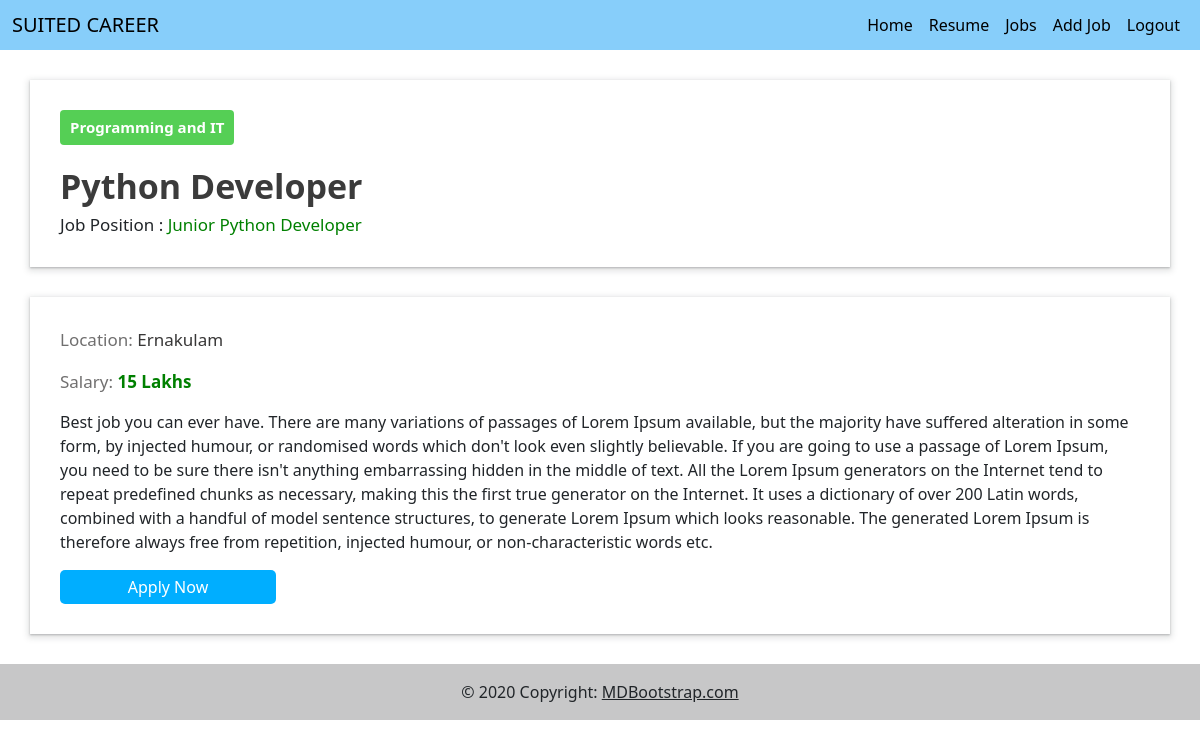
/jobSeeker/view-job/1 (signed in), run on the app's committed database.
### page_app/models.py (models this page shows)
class Job(models.Model):
    title=models.CharField(max_length=225)
    position=models.CharField(max_length=225)
    category=models.ForeignKey(Category, on_delete=models.CASCADE)
    location=models.TextField()
    description=models.TextField()
    added_by=models.ForeignKey(User,on_delete=models.CASCADE)
    salary=models.CharField(max_length=225)
    created_at=models.DateTimeField(auto_now_add=True)

class Category(models.Model):
      name = models.CharField(max_length=255)
      def __str__(self):
        return self.name

### page_app/views.py (the view)
# urls.py: path('jobSeeker/view-job/<int:id>',views.jobSeeker_view_job,name='jobseeker-view-job'),
def jobSeeker_view_job(request,id):
    job = Job.objects.get(id=id)
    check_apply = Application.objects.filter(applied_by=request.user)
    job_array=[]
    for i in check_apply:
        job_array.append(i.job)
    return render(request,'jobseekerviewjob.html',{'job':job,"job_array":job_array})

### page_app/templates/jobseekerviewjob.html (shortened to what this page needs)
{% extends 'base.html' %}
{% load static %}
{% block style %}
<link rel="stylesheet" href="{% static 'css/jobseeker-view-job.css' %}"/>
{% endblock style %}
{% block content %}
<div class="adder-job-page">
  <div class="job-container">
      <div class="job-card">
            <div class="job-head">
                <p class="job-category">{{job.category}}</p>
                <p class="job-name">{{job.title}}</p>
                <p class="job-position"> Job Position : <span class="job-position-span">{{job.position}}</span></p>
            </div>
            <div class="job-content">
              <p class="job-location">Location: <span class="job-location-span">{{job.location}}</span> </p>
              <p class="job-location">Salary: <span class="job-salary-span">{{job.salary}}</span></p>
              <p class="job-description">{{job.description}}</p>
              {% if job in job_array %}
           <a> <button class="apply-now apply-now-d">Already Applied</button></a>
              {% else %}
           <a href="/user/apply-job/{{job.id}}"> <button class="apply-now">Apply Now</button></a>
              {% endif %}
              </div>
          </div>
  </div>
</div>
{% endblock content %}

### page_app/static/css/jobseeker-view-job.css (style rules this page uses)
.job-head { width: 95%; margin: auto; margin-top: 30px; padding: 30px; box-shadow: rgba(60, 64, 67, 0.3) 0px 1px 2px 0px, rgba(60, 64, 67, 0.15) 0px 2px 6px 2px; }
.job-category { background-color: rgb(85, 207, 85); width: max-content; padding: 6px 10px; border-radius: 4px; font-size: 15px; color: white; font-weight: bold; }
.job-name { margin: 0; font-size: 34px; font-weight: bolder; color: rgb(59, 59, 59); }
.job-position { margin: 0; font-size: 17px; }
.job-position-span { color: green; }
.job-content { width: 95%; margin: auto; margin-top: 30px; margin-bottom: 30px; padding: 30px; box-shadow: rgba(60, 64, 67, 0.3) 0px 1px 2px 0px, rgba(60, 64, 67, 0.15) 0px 2px 6px 2px; }
.apply-now { background-color: rgb(0, 174, 255); border: none; color: white; padding: 5px 14px; border-radius: 5px; width: 20%; }
.job-location { font-size: 17px; color: rgb(112, 111, 111); }
.job-location-span { color: rgb(56, 55, 55); }
.job-salary-span { font-weight: bolder; color: green; }

### data on the page
Job: category "Programming and IT", title "Python Developer", position "Junior Python Developer", location "Ernakulam", salary "15 Lakhs", description "Best job you can ever have. There are many variations of passages of Lorem Ipsum available, but the majority have suffered alteration in some form, by injected humour, or randomised words which don't look even slightly believable. If you are going to use a passage of Lorem Ipsum, you need to be sure there isn't anything embarrassing hidden in the middle of text. All the Lorem Ipsum generators on the Internet tend to repeat predefined chunks as necessary, making this the first true generator on the Internet. It uses a dictionary of over 200 Latin words, combined with a handful of model sentence structures, to generate Lorem Ipsum which looks reasonable. The generated Lorem Ipsum is therefore…"
